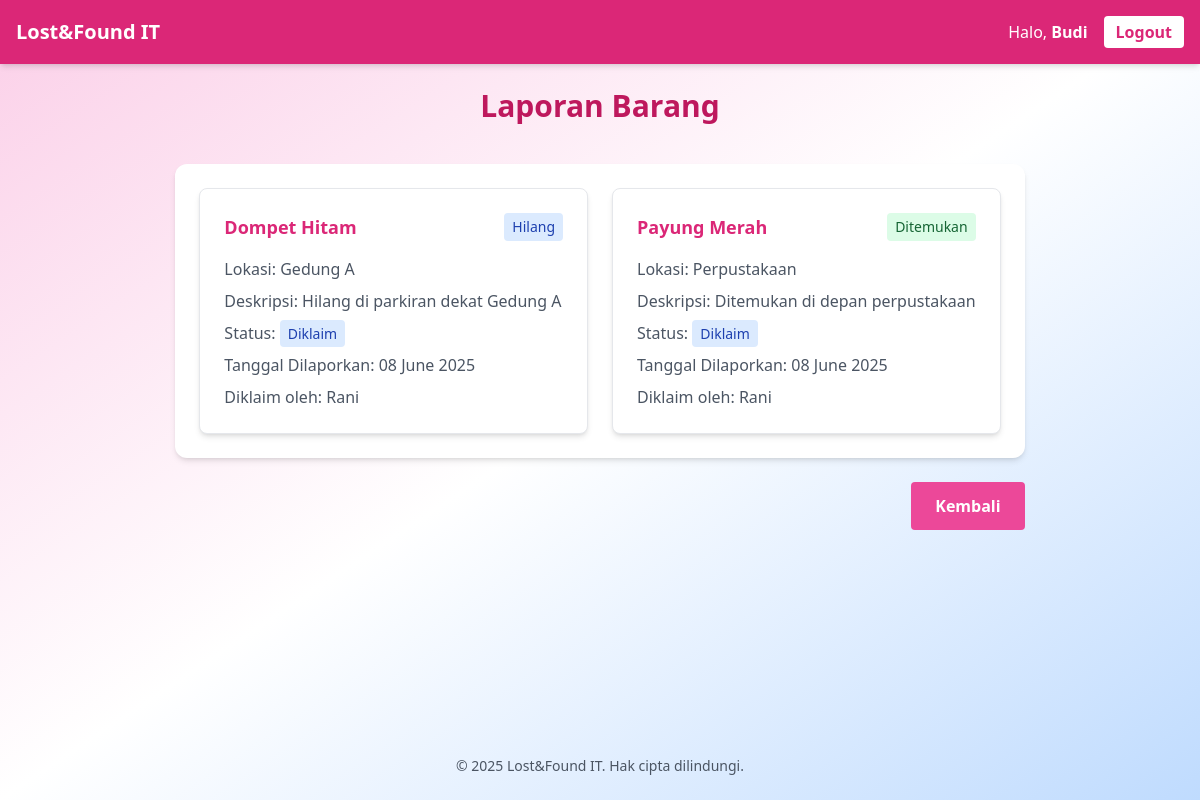
The app's page /laporan.php (signed in) with its own data.
### tables this page shows
CREATE TABLE `claims` (
  `claim_id` int(11) NOT NULL,
  `item_id` int(11) NOT NULL,
  `claimant_id` int(11) NOT NULL,
  `date_claimed` datetime DEFAULT current_timestamp(),
  `status` enum('pending','approved','rejected') DEFAULT 'pending'
);

CREATE TABLE `items` (
  `item_id` int(11) NOT NULL,
  `user_id` int(11) NOT NULL,
  `title` varchar(100) NOT NULL,
  `description` text DEFAULT NULL,
  `type` enum('lost','found') NOT NULL,
  `location` varchar(100) DEFAULT NULL,
  `date_reported` date DEFAULT curdate(),
  `status` enum('available','claimed') DEFAULT 'available'
);

CREATE TABLE `users` (
  `user_id` int(11) NOT NULL,
  `name` varchar(100) NOT NULL,
  `email` varchar(100) NOT NULL,
  `password` varchar(255) NOT NULL
);

### public/laporan.php (the view, shortened to what this page needs)
<?php
require_once '../includes/db.php';
try {
    $stmt = $pdo->query("
        SELECT
            i.item_id,
            i.title,
            i.description,
            i.location,
            i.type,
            i.date_reported,
            i.status,
            u.name as reporter_name,
            c.claim_id,
            c.status as claim_status,
            c.date_claimed,
            u2.name as claimant_name
        FROM items i
        JOIN users u ON i.user_id = u.user_id
        LEFT JOIN claims c ON i.item_id = c.item_id
        LEFT JOIN users u2 ON c.claimant_id = u2.user_id
        ORDER BY i.date_reported DESC
    ");
    $items = $stmt->fetchAll();
} catch (Exception $e) {
    $error = "Gagal memuat data laporan.";
    $items = [];
}
?>
<!DOCTYPE html>
<html lang="en">
<head>
    <script src="https://cdn.tailwindcss.com"></script>
</head>
<body class="bg-gradient-to-br from-pink-200 via-white to-blue-200 min-h-screen flex flex-col">
    <?php include '../includes/header.php'; ?>
    <main class="flex-grow p-6 max-w-5xl mx-auto">
        <h2 class="text-3xl font-extrabold text-center text-pink-700 mb-10 animate-fade-in-up">Laporan Barang</h2>
        <div class="bg-white p-6 rounded-xl shadow-md">
            <?php if (empty($items)): ?>
                <div class="text-center py-8">
                    <p class="text-gray-600">Belum ada laporan barang.</p>
                </div>
            <?php else: ?>
                <div class="grid grid-cols-1 md:grid-cols-2 gap-6">
                    <?php foreach ($items as $item): ?>
                        <div class="bg-white p-6 rounded-lg shadow-md border border-gray-200">
                            <div class="flex justify-between items-start mb-4">
                                <h3 class="text-lg font-semibold text-pink-600"><?= htmlspecialchars($item['title']) ?></h3>
                                <span class="px-2 py-1 text-sm rounded <?= $item['type'] === 'lost' ? 'bg-blue-100 text-blue-800' : 'bg-green-100 text-green-800' ?>">
                                    <?= $item['type'] === 'lost' ? 'Hilang' : 'Ditemukan' ?>
                                </span>
                            </div>
                            <?php if ($item['location']): ?>
                                <p class="text-gray-600 mb-2">
                                    <span class="font-medium">Lokasi:</span> <?= htmlspecialchars($item['location']) ?>
                                </p>
                            <?php endif; ?>
                            <?php if ($item['description']): ?>
                                <p class="text-gray-600 mb-2">
                                    <span class="font-medium">Deskripsi:</span> <?= htmlspecialchars($item['description']) ?>
                                </p>
                            <?php endif; ?>
                            <p class="text-gray-600 mb-2">
                                <span class="font-medium">Status:</span>
                                <span class="px-2 py-1 text-sm rounded <?= $item['status'] === 'available' ? 'bg-green-100 text-green-800' : 'bg-blue-100 text-blue-800' ?>">
                                    <?= $item['status'] === 'available' ? 'Tersedia' : 'Diklaim' ?>
                                </span>
                            </p>
                            <p class="text-gray-600 mb-2">
                                <span class="font-medium">Tanggal Dilaporkan:</span>
                                <?= date('d F Y', strtotime($item['date_reported'])) ?>
                            </p>
                            <?php if ($item['status'] === 'claimed'): ?>
                                <p class="text-gray-600">
                                    <span class="font-medium">Diklaim oleh:</span>
                                    <?= htmlspecialchars($item['claimant_name']) ?>
                                </p>
                            <?php endif; ?>
                        </div>
                    <?php endforeach; ?>
                </div>
            <?php endif; ?>
        </div>
        <div class="mt-6 text-right">
            <a href="dashboard.php" class="inline-block bg-pink-500 hover:bg-pink-600 text-white font-bold py-3 px-6 rounded transition duration-200">
                Kembali
            </a>
        </div>
    </main>
    <?php include '../includes/footer.php'; ?>
</body>
</html>

### records on screen
claims: item.title "Dompet Hitam", shows "Hilang", item.location "Gedung A", item.description "Hilang di parkiran dekat Gedung A", item.date_reported "08 June 2025", claimant.name "Rani"
claims: item.title "Payung Merah", shows "Ditemukan", item.location "Perpustakaan", item.description "Ditemukan di depan perpustakaan", item.date_reported "08 June 2025", claimant.name "Rani"

### other values on screen
$userName "Budi"
